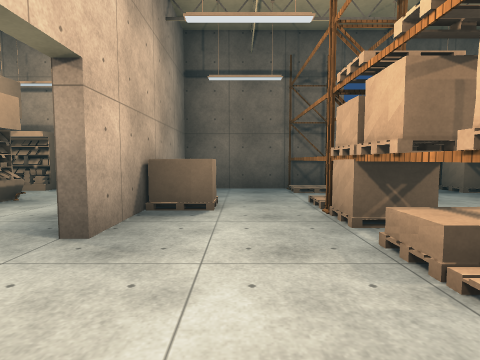
[1] (above)

23 first-person views from a walk through a scene from a Unity 3-D project. The camera is 1.3 m above the floor, tilts 4° down and sees 80° across. Doors are open. The floor is counted in squares, 2 m on a side. Each view is taken from the middle of a square. On the plan, view 1 faces up. The plan holds only what a view shows up to about 9 squares ahead; the rest is blank. The player is left out. Some animated figures are not drawn. Some surface patterns are stand-ins.

[2]
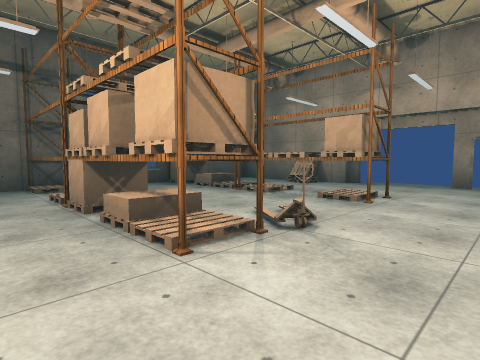

[3]
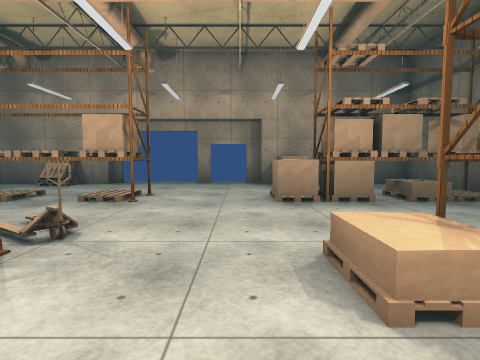

[4]
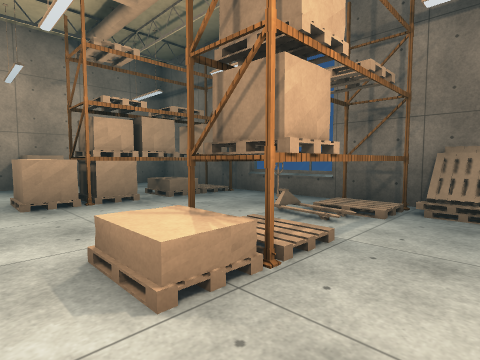

[5]
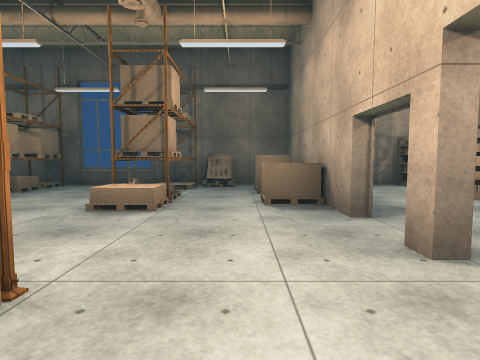

[6]
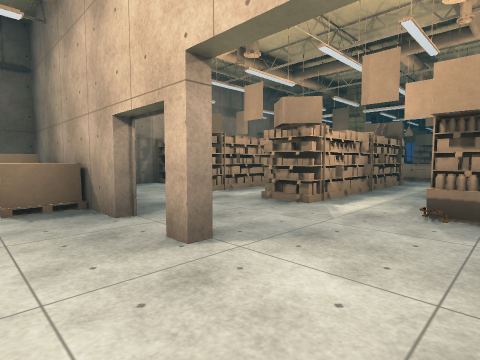

[7]
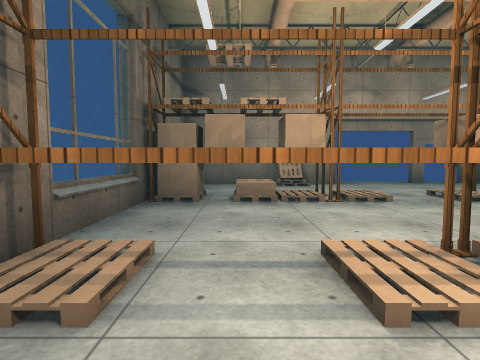

[8]
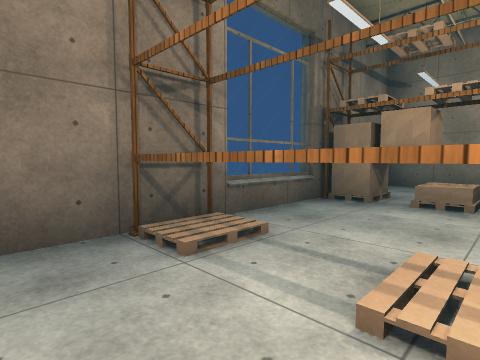

[9]
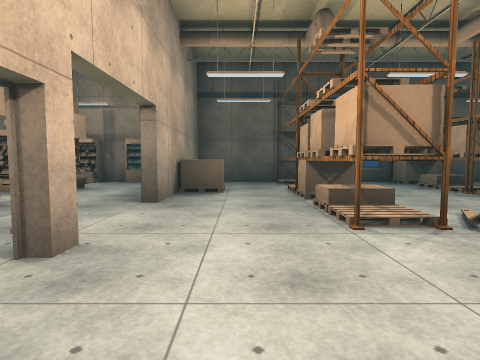

[10]
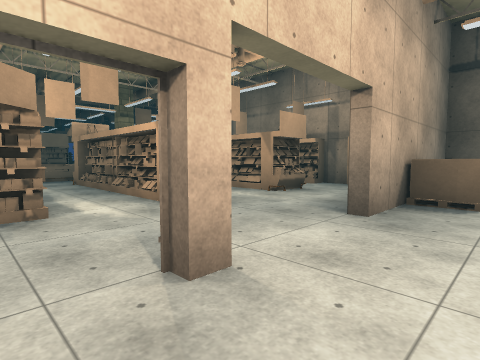

[11]
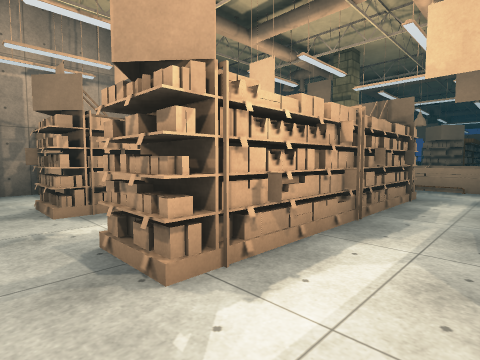

[12]
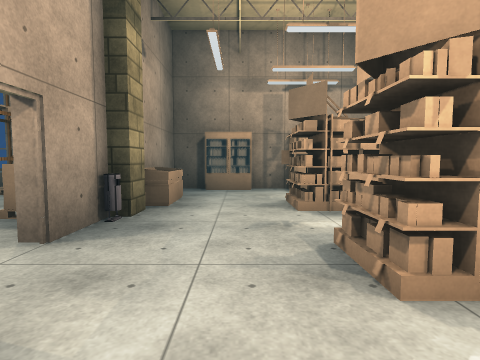

[13]
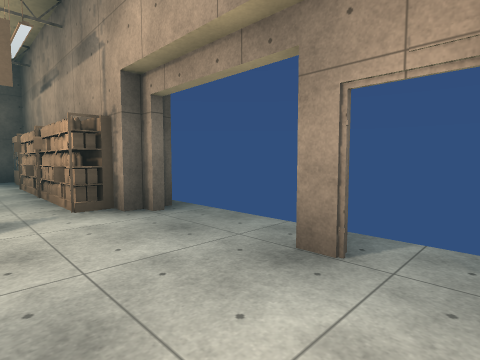

[14]
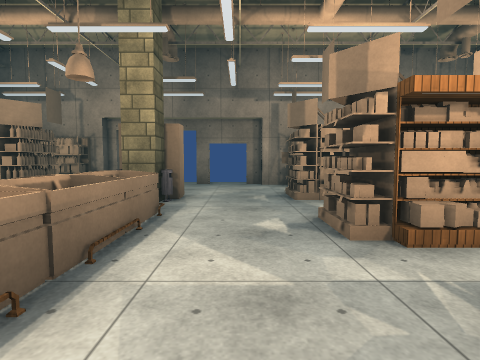

[15]
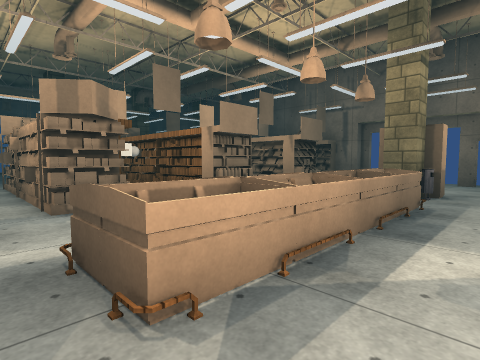

[16]
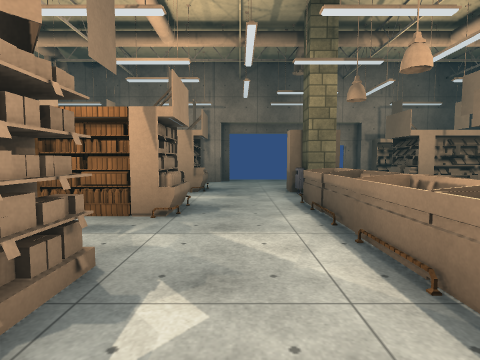

[17]
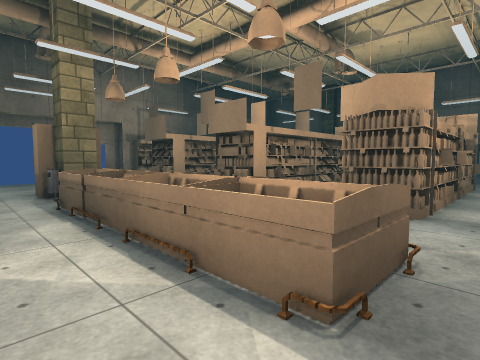

[18]
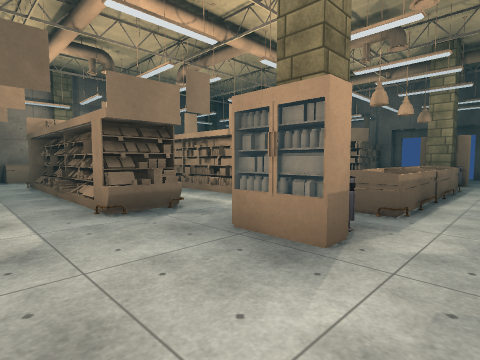

[19]
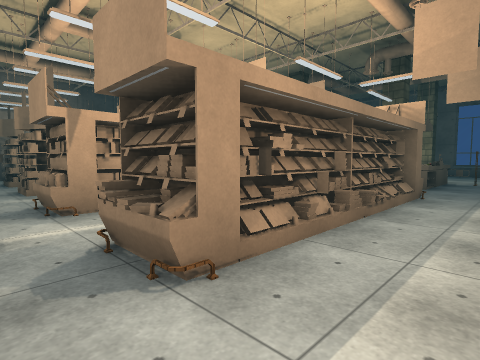

[20]
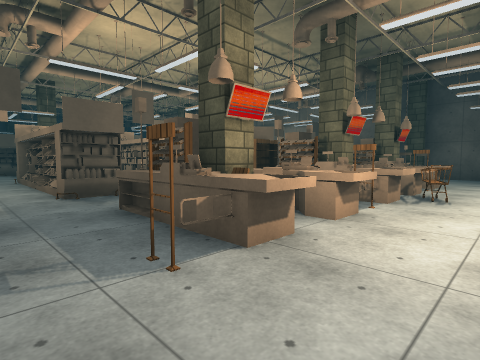

[21]
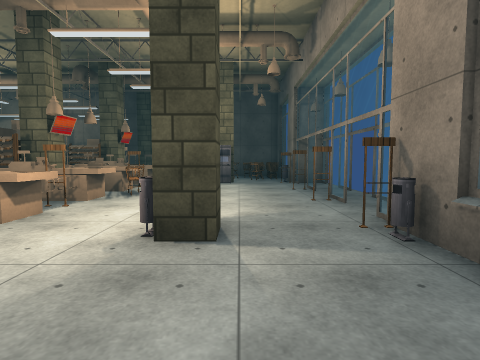

[22]
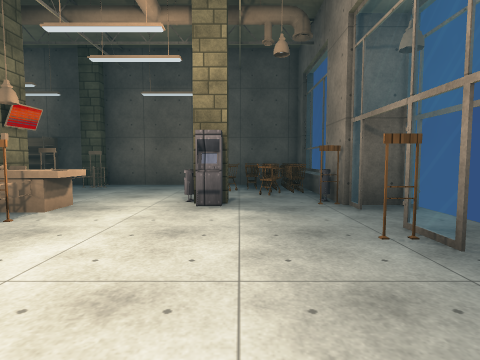

[23]
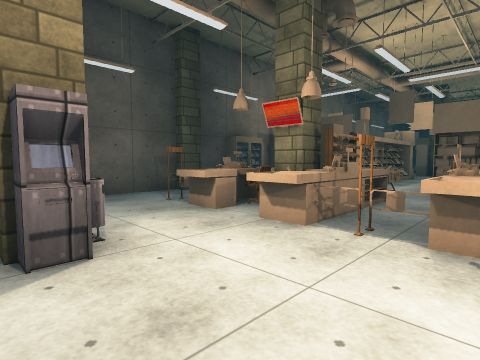

### Floor plan
Points are (right, up) in squares from view 1. A wall is a line through its corners. A room is listed if a view was taken in it or the views show most of it. See-through windows are left out.
Room 1 (views 1, 2, 3, 4, 5, 6, 7, 8, 9, 10)
walls: (7.8, 2.5) (7.8, 6.5); (8, -0.2) (8, 0.2); (8, -1.6) (8, -1.1); (-1.2, 0.2) (-1.2, -0.2); (-1.2, 3.4) (-1.2, 2.2); (7.1, 6.5) (-1.2, 6.5) (-1.2, 4.6); (-1.2, -2.6) (-1.2, -3.5); (0.6, -5.5) (7.8, -5.5) (7.8, -1.5)
ways out: opening at (-0.5, -3.5) to room 2; open door at (-1.3, 0.2) to room 2; open door at (8, 0.5)
objects: shelf (1, -5) to (2, -2); shelf (1, 1) to (2, 3); shelf (1, 4) to (2, 6); other object (2, -4); other object (2, -3); other object (2, 0); other object (2, 2); shelf (5, -5); other object (5, -4); other object (5, -3); shelf (5, -2); shelf (5, 1); other object (5, 2); shelf (5, 3); shelf (5, 4); other object (5, 5); shelf (5, 6); other object (7, -2); other object (7, 4)
Room 2 (views 11, 12, 13, 14, 15, 16, 17, 18, 19, 20, 21, 22, 23)
walls: (-13.4, -5.5) (-12.5, -5.5); (-12.6, -5.8) (-12.1, -5.8); (-11.2, -5.8) (-10.8, -5.8); (-12.5, 6.5) (-13.2, 6.5); (-8.5, -5.5) (-8, -5.5); (-9.8, 6.8) (-10.2, 6.8); (-17.1, 6.5) (-22.4, 6.5); (-8, 6.5) (-8.4, 6.5); (-8.4, 6.8) (-8.9, 6.8); (-4.1, -5.5) (-1.5, -5.5) (-1.5, -4.4); (-3.4, 6.5) (-4.1, 6.5); (-1.5, -2.2) (-1.5, -1.1); (-1.2, -1.1) (-1.2, -2.6); (-1.2, -3.5) (-1.2, -5.5) (0.6, -5.5); (-1.5, 4.5) (-1.5, 5.1); (-25.5, 0) (-25.5, -0.8); (-25.5, -1.6) (-25.5, -5.5) (-19.2, -5.5); (-25.5, 1.7) (-25.5, 1); (-1.2, 4.6) (-1.2, 3.4); (-25.5, 4.4) (-25.5, 2.6); (-26.3, 1.1) (-26.3, -0.8)
low walls: (-21.8, 3.8) (-21.8, 4.5) (-21.4, 4.5)
ways out: opening at (-0.5, -3.5) to room 1; open door at (-1.3, 0.2) to room 1; open door at (-26, 0.5); open door at (-10.5, -6); open door at (-10.5, 7)
objects: other object (-25, -5); other object (-25, -4); bin (-25, -3); fence (-25, -2); fence (-25, 0); fence (-25, 1); fence (-25, 3); bin (-25, 4); other object (-24, -5); other object (-24, -4); cash machine (-24, -2); cash machine (-24, 3); bin (-23, -2); bin (-23, 3); other object (-22, -2); cart (-22, 0) to (-22, 1); other object (-22, 2) to (-20, 3); other object (-21, -4); other object (-21, -2); fence (-21, -1); other object (-21, 0); other object (-21, 1); fence (-21, 2); lamp (-21, 4); fence (-21, 5); column (-20, -5); column (-20, -3); shelf (-20, -2); other object (-20, 0); shelf (-20, 1) to (-19, 1); shelf (-20, 3); shelf (-20, 4); column (-20, 6); other object (-19, -5) to (-18, -5); other object (-19, 2) to (-19, 3); other object (-19, 6); shelf (-17, -1) to (-17, 0); shelf (-17, 2) to (-16, 2); other object (-17, 4); other object (-17, 6) to (-16, 6); other object (-16, 4); other object (-15, -5) to (-14, -5); other object (-15, -3) to (-14, -3); shelf (-15, -1) to (-14, 0); shelf (-15, 1) to (-14, 2); other object (-15, 4) to (-14, 4); other object (-15, 6) to (-14, 6); cake (-14, 1); other object (-13, -3); other object (-13, -1); other object (-13, 0); shelf (-13, 2); other object (-13, 4); bin (-11, -3); other object (-11, -1); other object (-11, 0); other object (-11, 1); other object (-11, 2); bin (-11, 4); other object (-10, -1); other object (-10, 0); other object (-10, 1); other object (-10, 2); bin (-10, 4); other object (-8, -5) to (-7, -5); other object (-8, -3); other object (-8, -1); other object (-8, 2); other object (-8, 4); other object (-7, -1); other object (-7, 1); other object (-7, 2); other object (-7, 4); other object (-7, 6); other object (-6, -5) to (-4, -5); other object (-6, -3) to (-5, -3); other object (-6, -1) to (-5, -1); other object (-6, 2); other object (-6, 4) to (-5, 4); other object (-5, 2); other object (-5, 6); other object (-4, -3); other object (-4, -1); other object (-4, 2); other object (-4, 4); other object (-3, -5) to (-2, -5); other object (-3, 6) to (-2, 6); other object (-2, -4); column (-2, -3); bin (-2, -2); column (-2, 4); other object (-2, 5); other object (-1, -4); other object (-1, -2); other object (-1, 4)

Positions as (right, up) in squares from view 1, and headings:
1: (0, 0), facing up
2: (0, -1), facing up-right
3: (0, -1), facing right
4: (0, -1), facing down-right
5: (0, 2), facing down
6: (0, 2), facing down-left
7: (0, 5), facing right
8: (0, 4), facing up-right
9: (0, -2), facing up
10: (0, -1), facing up-left
11: (-3, 1), facing down-left
12: (-3, 1), facing down
13: (-12, -4), facing down-right
14: (-12, 2), facing down
15: (-9, -2), facing up-left
16: (-12, -2), facing up
17: (-12, -2), facing up-right
18: (-12, 6), facing down-right
19: (-12, 6), facing down-left
20: (-23, 6), facing down-right
21: (-24, 6), facing down
22: (-24, 2), facing down
23: (-24, 1), facing up-right
